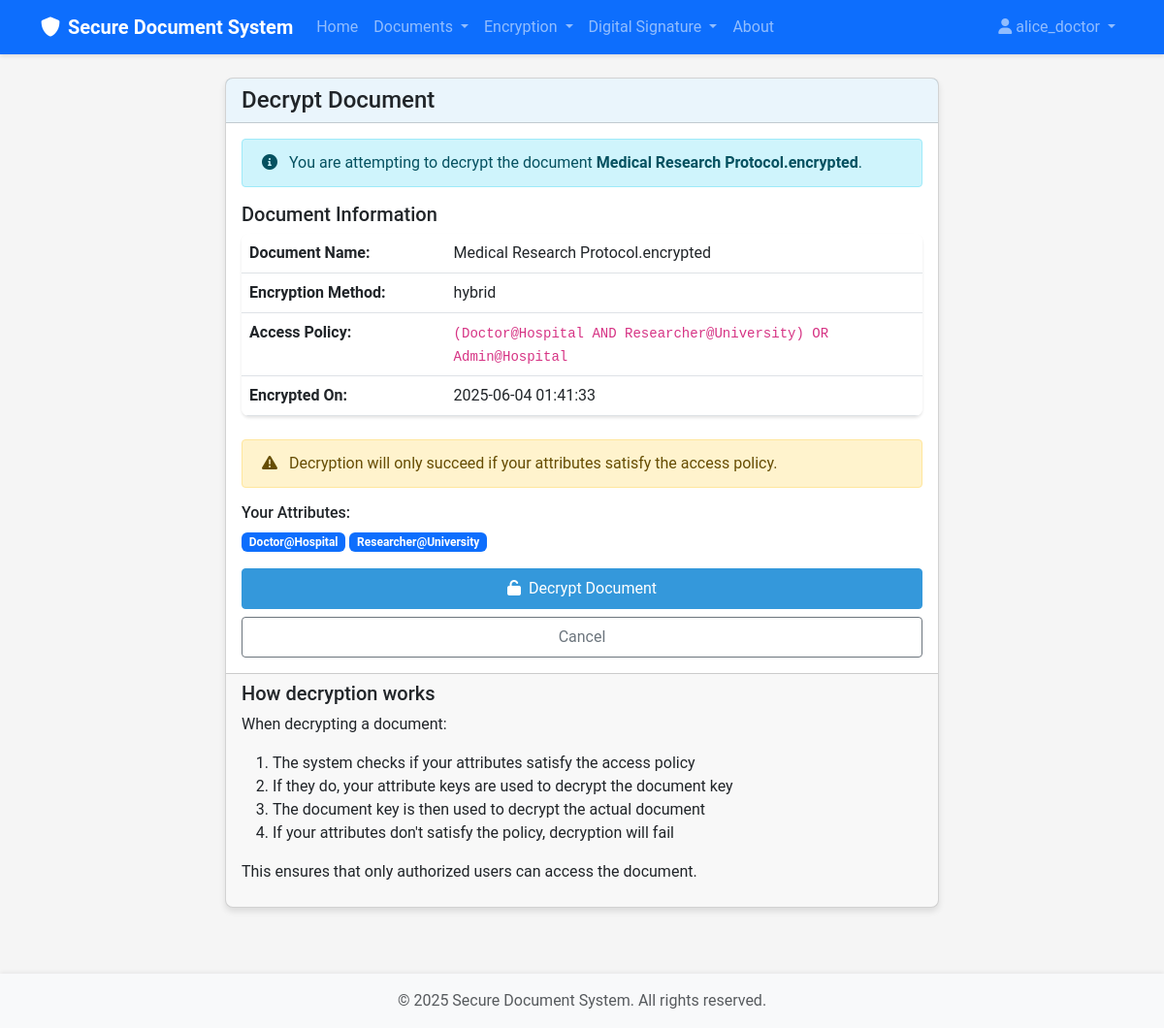
/encryption/decrypt/2 (signed in), run on an earlier commit of the app's database.
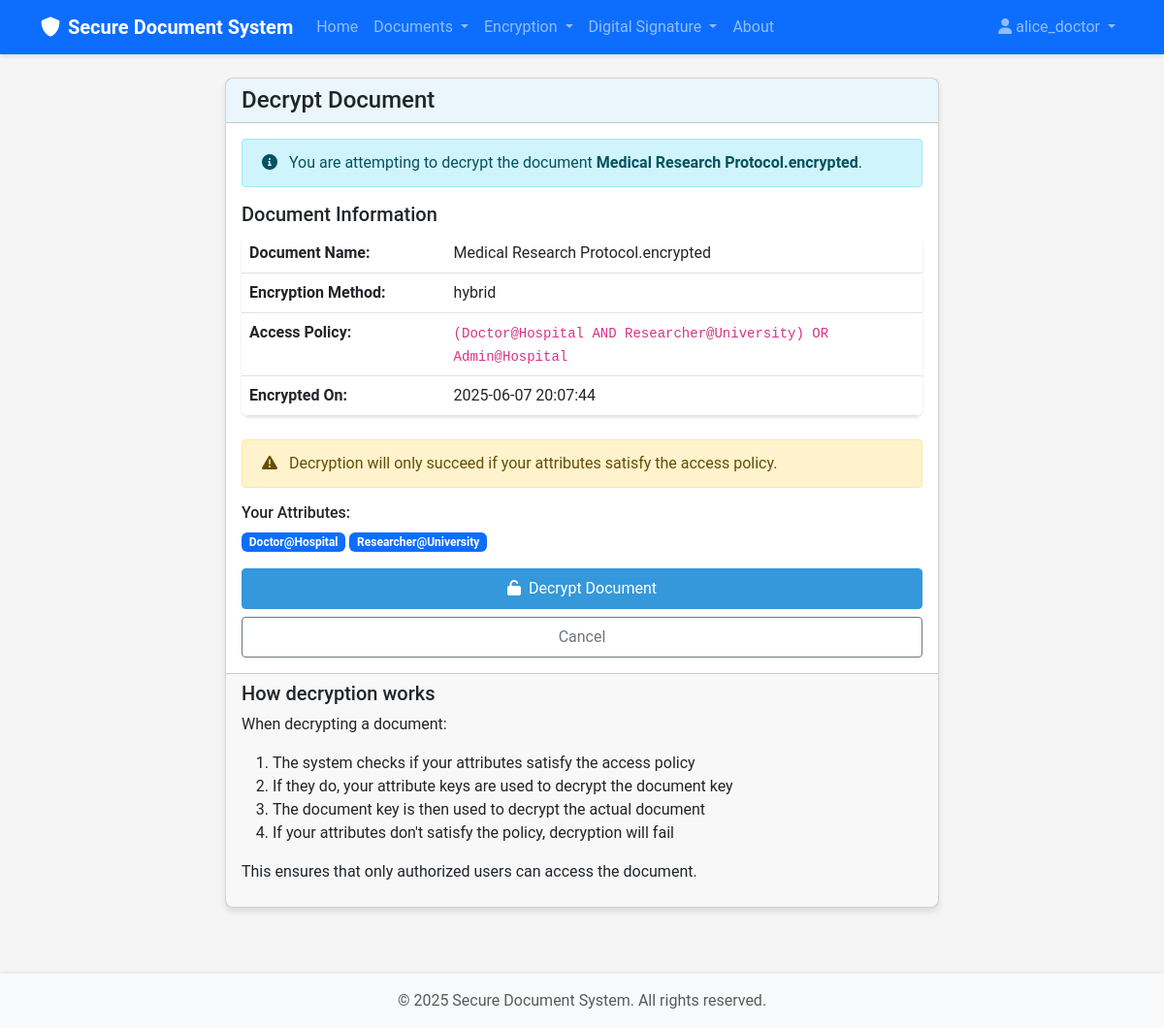
And on a later commit of the database.
### src/models/document.py (models this page shows, shortened)
class Document(db.Model):
    id = db.Column(db.Integer, primary_key=True)
    filename = db.Column(db.String(256), nullable=False)
    original_filename = db.Column(db.String(256), nullable=False)
    file_type = db.Column(db.String(64))
    file_size = db.Column(db.Integer)  # Size in bytes
    doc_type = db.Column(db.String(20))  # 'original', 'encrypted', 'signed'
    encryption_method = db.Column(db.String(20), nullable=True)  # 'maabe', 'hybrid', None
    access_policy = db.Column(db.Text, nullable=True)
    is_signed = db.Column(db.Boolean, default=False)
    signature_file = db.Column(db.String(256), nullable=True)
    signer_id = db.Column(db.Integer, db.ForeignKey('user.id'), nullable=True)
    user_id = db.Column(db.Integer, db.ForeignKey('user.id'), nullable=False)
    parent_id = db.Column(db.Integer, db.ForeignKey('document.id'), nullable=True)
    children = db.relationship('Document',
                              backref=db.backref('parent', remote_side=[id]),
                              foreign_keys=[parent_id])
    signer = db.relationship('User', foreign_keys=[signer_id], backref='signed_documents')
    created_at = db.Column(db.DateTime, default=datetime.utcnow)
    updated_at = db.Column(db.DateTime, default=datetime.utcnow, onupdate=datetime.utcnow)

### src/routes/encryption.py (the view, shortened to what this page needs)
@encryption_bp.route('/decrypt/<int:document_id>', methods=['GET', 'POST'])
@login_required
def decrypt(document_id):
    document = Document.query.get_or_404(document_id)
    if document.doc_type != 'encrypted':
        flash('Document is not encrypted', 'danger')
        return redirect(url_for('document.list'))
    return render_template('encryption/decrypt.html', title='Decrypt Document',
                          document=document)

### templates/encryption/decrypt.html (shortened to what this page needs)
{% extends "base.html" %}
{% block content %}
<div class="row justify-content-center">
    <div class="col-md-8">
        <div class="card">
            <div class="card-header">
                <h4 class="mb-0">Decrypt Document</h4>
            </div>
            <div class="card-body">
                <div class="alert alert-info">
                    <i class="fas fa-info-circle me-2"></i> You are attempting to decrypt the document <strong>{{ document.original_filename }}</strong>.
                </div>
                <div class="mb-4">
                    <h5>Document Information</h5>
                    <table class="table">
                        <tr>
                            <th style="width: 30%">Document Name:</th>
                            <td>{{ document.original_filename }}</td>
                        </tr>
                        <tr>
                            <th>Encryption Method:</th>
                            <td>{{ document.encryption_method }}</td>
                        </tr>
                        <tr>
                            <th>Access Policy:</th>
                            <td><code>{{ document.access_policy }}</code></td>
                        </tr>
                        <tr>
                            <th>Encrypted On:</th>
                            <td>{{ document.created_at.strftime('%Y-%m-%d %H:%M:%S') }}</td>
                        </tr>
                    </table>
                </div>
                <form method="POST" action="{{ url_for('encryption.decrypt', document_id=document.id) }}">
                    <div class="alert alert-warning">
                        <i class="fas fa-exclamation-triangle me-2"></i> Decryption will only succeed if your attributes satisfy the access policy.
                    </div>
                    <div class="mb-3">
                        <h6>Your Attributes:</h6>
                        <div>
                            {% for attribute in current_user.attributes %}
                                <span class="badge bg-primary">{{ attribute.name }}@{{ attribute.authority_name }}</span>
                            {% endfor %}
                        </div>
                    </div>
                    <div class="d-grid gap-2">
                        <button type="submit" class="btn btn-primary">
                            <i class="fas fa-unlock me-1"></i> Decrypt Document
                        </button>
                        <a href="{{ url_for('document.list') }}" class="btn btn-outline-secondary">Cancel</a>
                    </div>
                </form>
            </div>
            <div class="card-footer">
                <h5>How decryption works</h5>
                <p>When decrypting a document:</p>
                <ol>
                    <li>The system checks if your attributes satisfy the access policy</li>
                    <li>If they do, your attribute keys are used to decrypt the document key</li>
                    <li>The document key is then used to decrypt the actual document</li>
                    <li>If your attributes don't satisfy the policy, decryption will fail</li>
                </ol>
                <p>This ensures that only authorized users can access the document.</p>
            </div>
        </div>
    </div>
</div>
{% endblock %}

What changed in the data, as far as the page shows it:
changed Document "Medical Research Protocol.encrypted": created_at "2025-06-04 01:41:33" → "2025-06-07 20:07:44"
